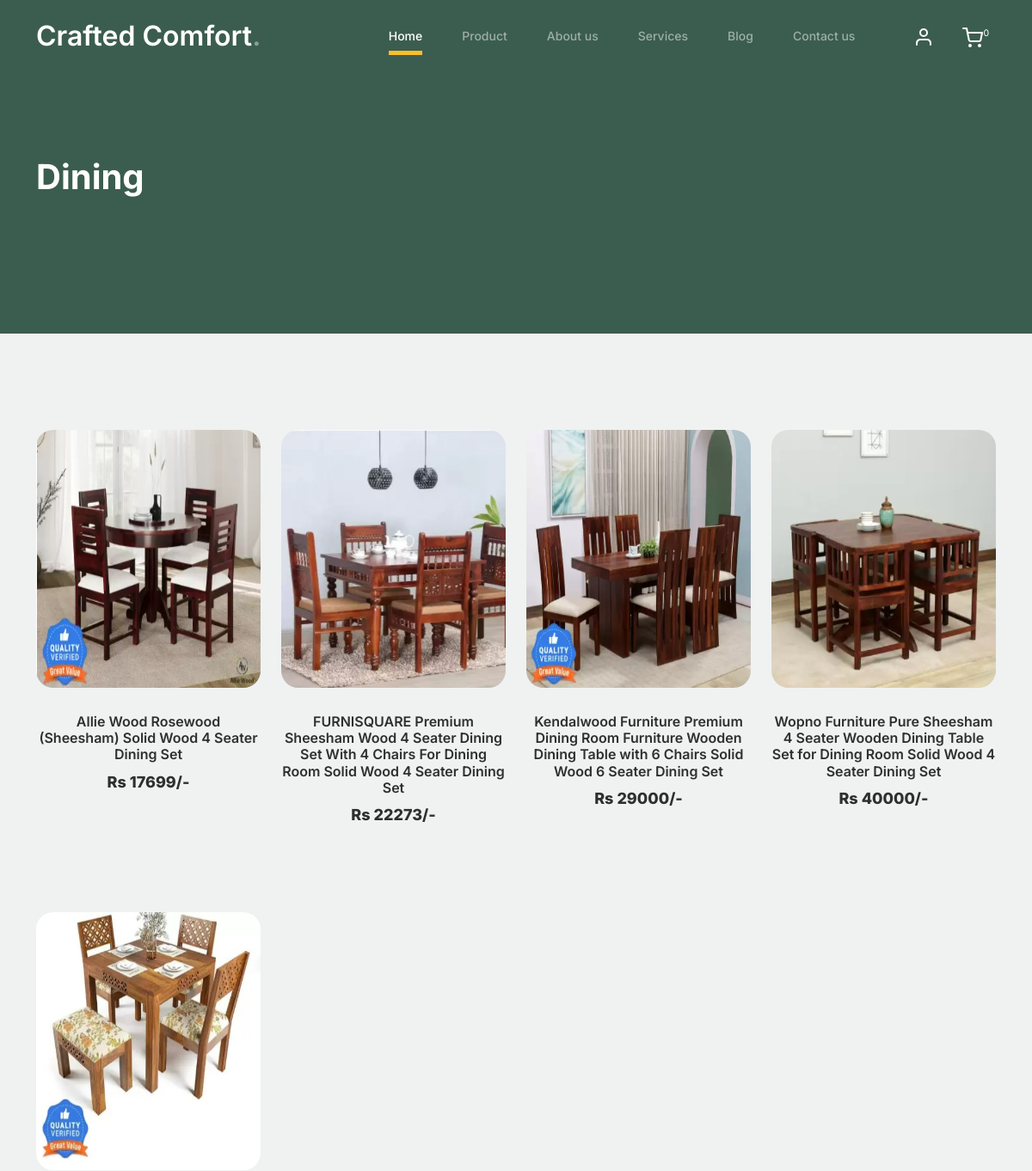
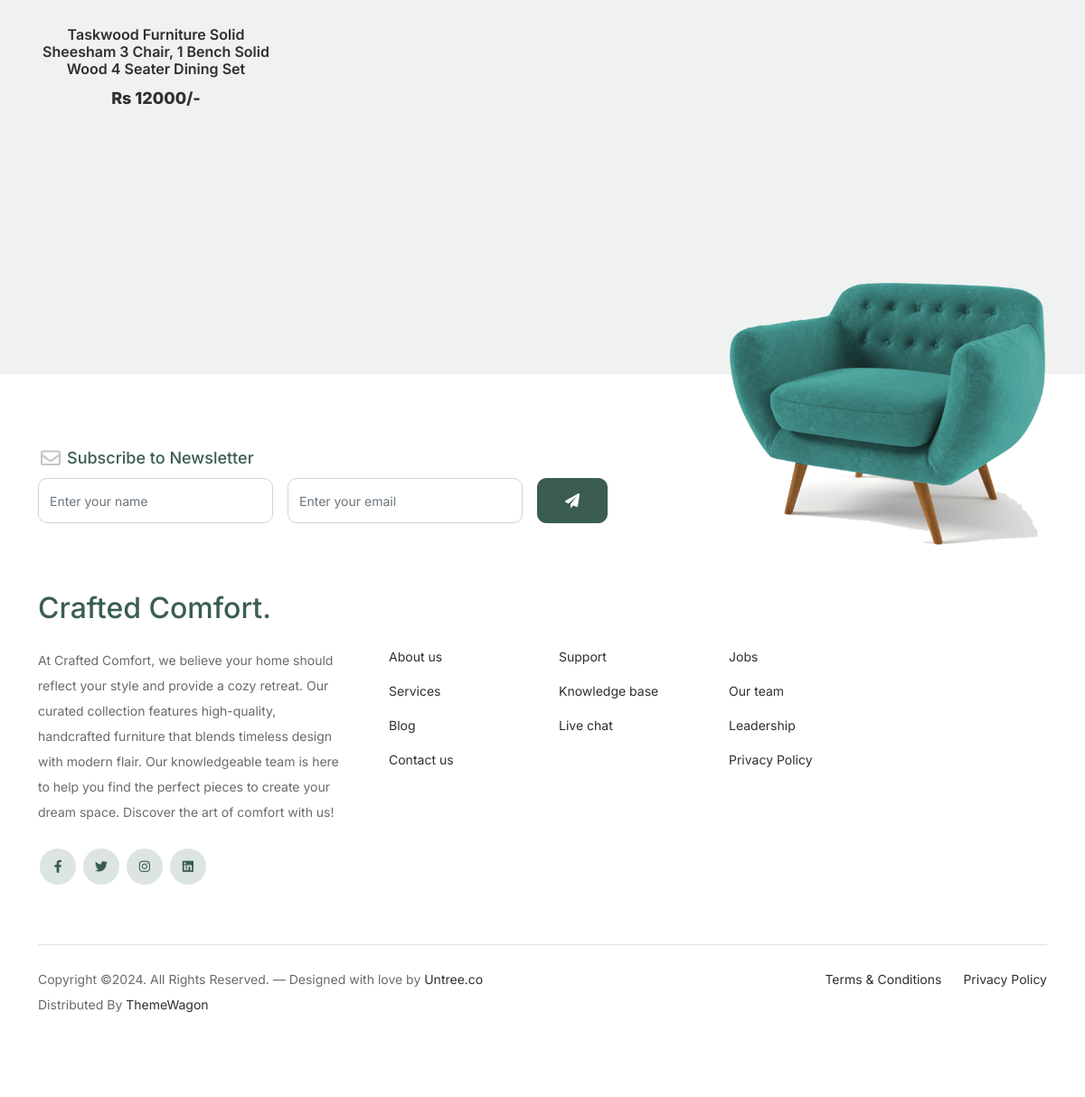
Page /product_filter/Dining/ on the committed database (2 pictures, top to bottom).
### UserApp/models.py (models this page shows)
class Product_Db(models.Model):
    Product_Category = models.CharField(max_length=100,blank=True,null=True)
    Product_Name = models.CharField(max_length=100,blank=True,null=True)
    Quantity = models.IntegerField(blank=True,null=True)
    MRP = models.IntegerField(blank=True,null=True)
    Description = models.CharField(max_length=100,blank=True,null=True)
    Country_Orgin = models.CharField(max_length=100,blank=True,null=True)
    Manufactured_By = models.CharField(max_length=100,blank=True,null=True)
    P_Image1 = models.ImageField(upload_to="Product",blank=True,null=True)
    P_Image2 = models.ImageField(upload_to="Product",blank=True,null=True)
    P_Image3 = models.ImageField(upload_to="Product",blank=True,null=True)

### WebApp/views.py (the view)
# urls.py: path("product_filter/<cat_name>/",views.product_filter,name="product_filter"),
def product_filter(request,cat_name):
    name = request.session.get("Login_Name")
    count = Cart_Db.objects.filter(Holder = name).count()
    data = Product_Db.objects.filter(Product_Category = cat_name)
    name = cat_name
    return render(request,"Product_Filter.html",{"data":data,"name":name,"count":count})

### WebApp/templates/Product_Filter.html (shortened to what this page needs)
<!doctype html>
{% load static %}
<html lang="en">
<head>
		<link href="{% static 'web/css/bootstrap.min.css' %}" rel="stylesheet">
		<link href="https://cdnjs.cloudflare.com/ajax/libs/font-awesome/6.0.0-beta3/css/all.min.css" rel="stylesheet">
		<link href="{% static 'web/css/tiny-slider.css' %}" rel="stylesheet">
		<link href="{% static 'web/css/style.css' %}" rel="stylesheet">
	</head>
	<body>
		<nav class="custom-navbar navbar navbar navbar-expand-md navbar-dark bg-dark" arial-label="Furni navigation bar">
			<div class="container">
				<a class="navbar-brand" href="index.html">Crafted Comfort<span>.</span></a>
				<div class="collapse navbar-collapse" id="navbarsFurni">
					<ul class="custom-navbar-nav navbar-nav ms-auto mb-2 mb-md-0">
						<li class="nav-item active">
							<a class="nav-link" href="{% url 'home' %}">Home</a>
						</li>
						<li><a class="nav-link" href="{% url 'product_page' %}">Product</a></li>
						<li><a class="nav-link" href="{% url 'about_us' %}">About us</a></li>
						<li><a class="nav-link" href="">Services</a></li>
						<li><a class="nav-link" href="">Blog</a></li>
						<li><a class="nav-link" href="{% url 'contact_us' %}">Contact us</a></li>
					</ul>
					<ul class="custom-navbar-cta navbar-nav mb-2 mb-md-0 ms-5">
						{% if request.session.Login_Name %}
						<li><a class="nav-link" href="{% url 'user_logout' %}"><img src="{% static 'web/images/user.svg' %}">Welcome {{request.session.Login_Name}}</a></li>
						{% else %}
						<li><a class="nav-link" href="{% url 'user_signin' %}"><img src="{% static 'web/images/user.svg' %}"></a></li>
						{% endif %}
						<li><a class="nav-link" href="{% url 'cart' %}"><img src="{% static 'web/images/cart.svg' %}" ><sup style="color:white">{{count}}</sup></a></li>
					</ul>
				</div>
			</div>
		</nav>
			<div class="hero">
				<div class="container">
					<div class="row justify-content-between">
						<div class="col-lg-5">
							<div class="intro-excerpt">
								<h1>{{name}}</h1>
							</div>
						</div>
						<div class="col-lg-7">
						</div>
					</div>
				</div>
			</div>
		<div class="untree_co-section product-section before-footer-section">
		    <div class="container">
		      	<div class="row">
					{% for i in data %}
					<div class="col-12 col-md-4 col-lg-3 mb-5">
						<a class="product-item" href="{% url 'single_product' i.id %}">
							<img src="{{i.P_Image1.url}}" style="width:300px;height:300px;border-radius:20px;" class="img-fluid product-thumbnail">
							<h3 class="product-title">{{i.Product_Name}}</h3>
							<strong class="product-price">Rs {{i.MRP}}/-</strong>
						</a>
					</div>
					{% endfor %}
		      	</div>
		    </div>
		</div>
		<footer class="footer-section">
			<div class="container relative">
				<div class="sofa-img">
					<img src="{% static 'web/images/sofa.png' %}" alt="Image" class="img-fluid">
				</div>
				<div class="row">
					<div class="col-lg-8">
						<div class="subscription-form">
							<h3 class="d-flex align-items-center"><span class="me-1"><img src="{% static 'web/images/envelope-outline.svg' %}" alt="Image" class="img-fluid"></span><span>Subscribe to Newsletter</span></h3>
							<form action="#" class="row g-3">
								<div class="col-auto">
									<input type="text" class="form-control" placeholder="Enter your name">
								</div>
								<div class="col-auto">
									<input type="email" class="form-control" placeholder="Enter your email">
								</div>
								<div class="col-auto">
									<button class="btn btn-primary">
										<span class="fa fa-paper-plane"></span>
									</button>
								</div>
							</form>
						</div>
					</div>
				</div>
				<div class="row g-5 mb-5">
					<div class="col-lg-4">
						<div class="mb-4 footer-logo-wrap"><a href="#" class="footer-logo">Crafted Comfort<span>.</span></a></div>
						<p class="mb-4">At Crafted Comfort, we believe your home should reflect your style and provide a cozy retreat. Our curated collection features high-quality, handcrafted furniture that blends timeless design with modern flair. Our knowledgeable team is here to help you find the perfect pieces to create your dream space. Discover the art of comfort with us!</p>
						<ul class="list-unstyled custom-social">
							<li><a href="#"><span class="fa fa-brands fa-facebook-f"></span></a></li>
							<li><a href="#"><span class="fa fa-brands fa-twitter"></span></a></li>
							<li><a href="#"><span class="fa fa-brands fa-instagram"></span></a></li>
							<li><a href="#"><span class="fa fa-brands fa-linkedin"></span></a></li>
						</ul>
					</div>
					<div class="col-lg-8">
						<div class="row links-wrap">
							<div class="col-6 col-sm-6 col-md-3">
								<ul class="list-unstyled">
									<li><a href="#">About us</a></li>
									<li><a href="#">Services</a></li>
									<li><a href="#">Blog</a></li>
									<li><a href="#">Contact us</a></li>
								</ul>
							</div>
							<div class="col-6 col-sm-6 col-md-3">
								<ul class="list-unstyled">
									<li><a href="#">Support</a></li>
									<li><a href="#">Knowledge base</a></li>
									<li><a href="#">Live chat</a></li>
								</ul>
							</div>
							<div class="col-6 col-sm-6 col-md-3">
								<ul class="list-unstyled">
									<li><a href="#">Jobs</a></li>
									<li><a href="#">Our team</a></li>
									<li><a href="#">Leadership</a></li>
									<li><a href="#">Privacy Policy</a></li>
								</ul>
							</div>
						</div>
					</div>
				</div>
				<div class="border-top copyright">
					<div class="row pt-4">
						<div class="col-lg-6">
							<p class="mb-2 text-center text-lg-start">Copyright &copy;. All Rights Reserved. &mdash; Designed with love by <a href="">Untree.co</a>  Distributed By <a href="">ThemeWagon</a>
            </p>
						</div>
						<div class="col-lg-6 text-center text-lg-end">
							<ul class="list-unstyled d-inline-flex ms-auto">
								<li class="me-4"><a href="#">Terms &amp; Conditions</a></li>
								<li><a href="#">Privacy Policy</a></li>
							</ul>
						</div>
					</div>
				</div>
			</div>
		</footer>
	</body>
</html>

### rows in the picture
Product_Db: P_Image1 (picture), Product_Name "Allie Wood Rosewood (Sheesham) Solid Wood 4 Seater Dining Set", MRP "17699"
Product_Db: P_Image1 (picture), Product_Name "FURNISQUARE Premium Sheesham Wood 4 Seater Dining Set With 4 Chairs For Dining Room Solid Wood 4 Seater Dining Set", MRP "22273"
Product_Db: P_Image1 (picture), Product_Name "Kendalwood Furniture Premium Dining Room Furniture Wooden Dining Table with 6 Chairs Solid Wood 6 Seater Dining Set", MRP "29000"
Product_Db: P_Image1 (picture), Product_Name "Wopno Furniture Pure Sheesham 4 Seater Wooden Dining Table Set for Dining Room Solid Wood 4 Seater Dining Set", MRP "40000"
Product_Db: P_Image1 (picture), Product_Name "Taskwood Furniture Solid Sheesham 3 Chair, 1 Bench Solid Wood 4 Seater Dining Set", MRP "12000"

### other values in the picture
{{ count }} "0"
{{ name }} "Dining"
